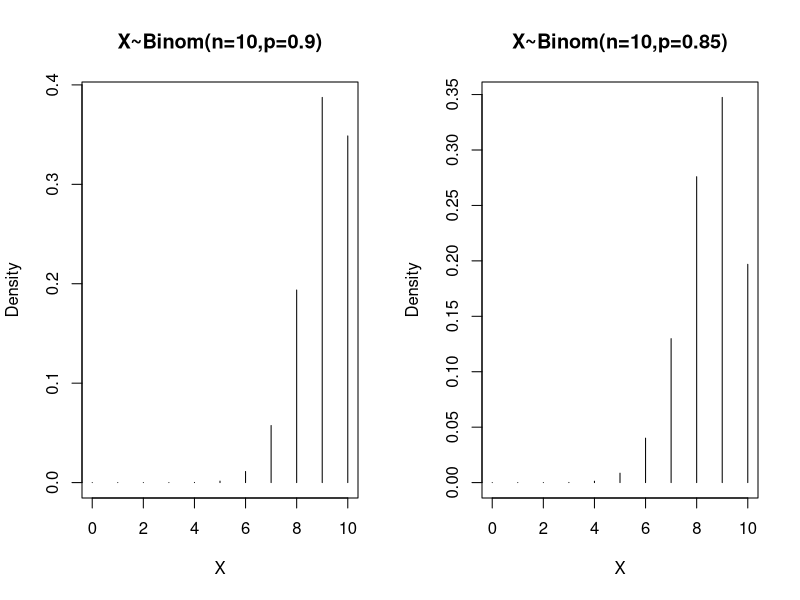
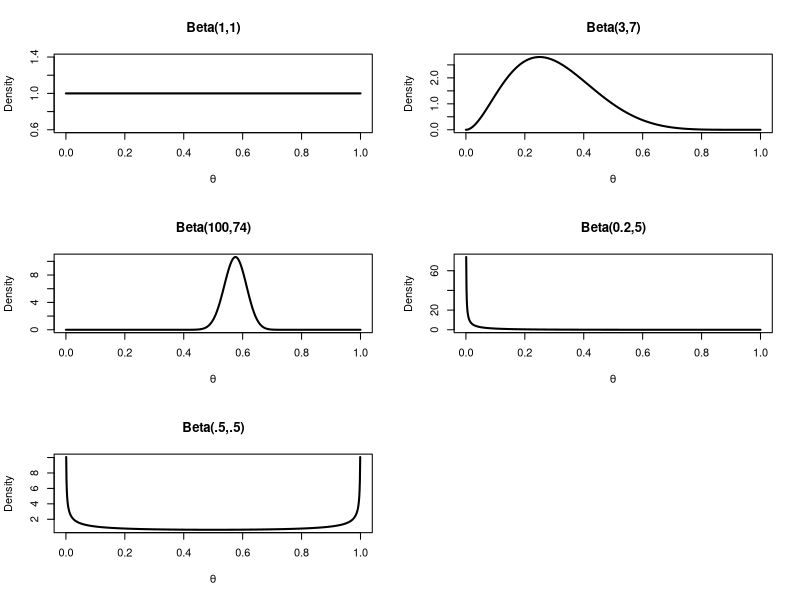
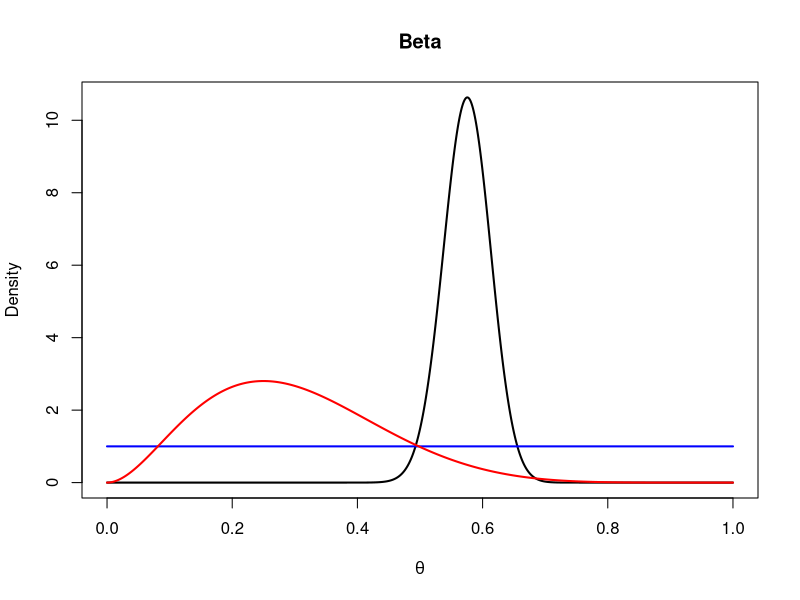

Reproduce these figures in R, in order.
## Beta Binomial Example
# Plot the binomial likelihood for n=10 and ??=0.9. Make sure
# that it is properly formatted to be a self-explanatory graphic.
par(mfrow=c(1,2))
X <- 0:10
fX <- dbinom(X, size = 10, prob = 0.9)
plot(X, fX, type = 'h', xlab = 'X', ylab = 'Density', main = "X~Binom(n=10,p=0.9)")
# Plot the binomial likelihood for n=10 and ??=0.85.
X <- 0:10
fX <- dbinom(X, size = 10, prob = 0.85)
plot(X, fX, type = 'h', xlab = 'X', ylab = 'Density', main = "X~Binom(n=10,p=0.85)")
par(mfrow=c(1,1))
# If n=10 and y= 7, which value of ??, 0.9 or 0.85, leads to a
# higher likelihood (i.e., a higher value of f (y|??))?
# 0.85

# Plotting pdf of beta distributions
# Beta(1,1)
par(mfrow=c(3,2))
X <-seq(0,1,length.out = 1000)
fX <- dbeta(X, shape1=1, shape2=1)
plot(X, fX, type = 'l', lwd = 2, xlab = expression(theta), ylab = 'Density', main = "Beta(1,1)")

# Beta(3,7)
fX <- dbeta(X, shape1=3, shape2=7)
plot(X, fX, type = 'l', lwd = 2, xlab = expression(theta), ylab = 'Density', main = "Beta(3,7)")

# Beta(100, 74)
fX <- dbeta(X, shape1=100, shape2=74)
plot(X, fX, type = 'l', lwd = 2, xlab = expression(theta), ylab = 'Density', main = "Beta(100,74)")

# Beta(0.2, 5)
fX <- dbeta(X, shape1=.2, shape2=5)
plot(X, fX, type = 'l', lwd = 2, xlab = expression(theta), ylab = 'Density', main = "Beta(0.2,5)")

# Beta(0.5, 0.5)
fX <- dbeta(X, shape1=.5, shape2=.5)
plot(X, fX, type = 'l', lwd = 2, xlab = expression(theta), ylab = 'Density', main = "Beta(.5,.5)")

par(mfrow=c(1,1))
plot(X,dbeta(X,shape1 = 100, shape2 = 74), type = 'l', lwd=2, 
     xlab = expression(theta), ylab = "Density", main = "Beta")
lines(X,dbeta(X,shape1=1,shape2=1), type = 'l', lwd = 2, col = 'blue')
lines(X,dbeta(X,shape1=3,shape2=7), type = 'l', lwd = 2, col = 'red')


